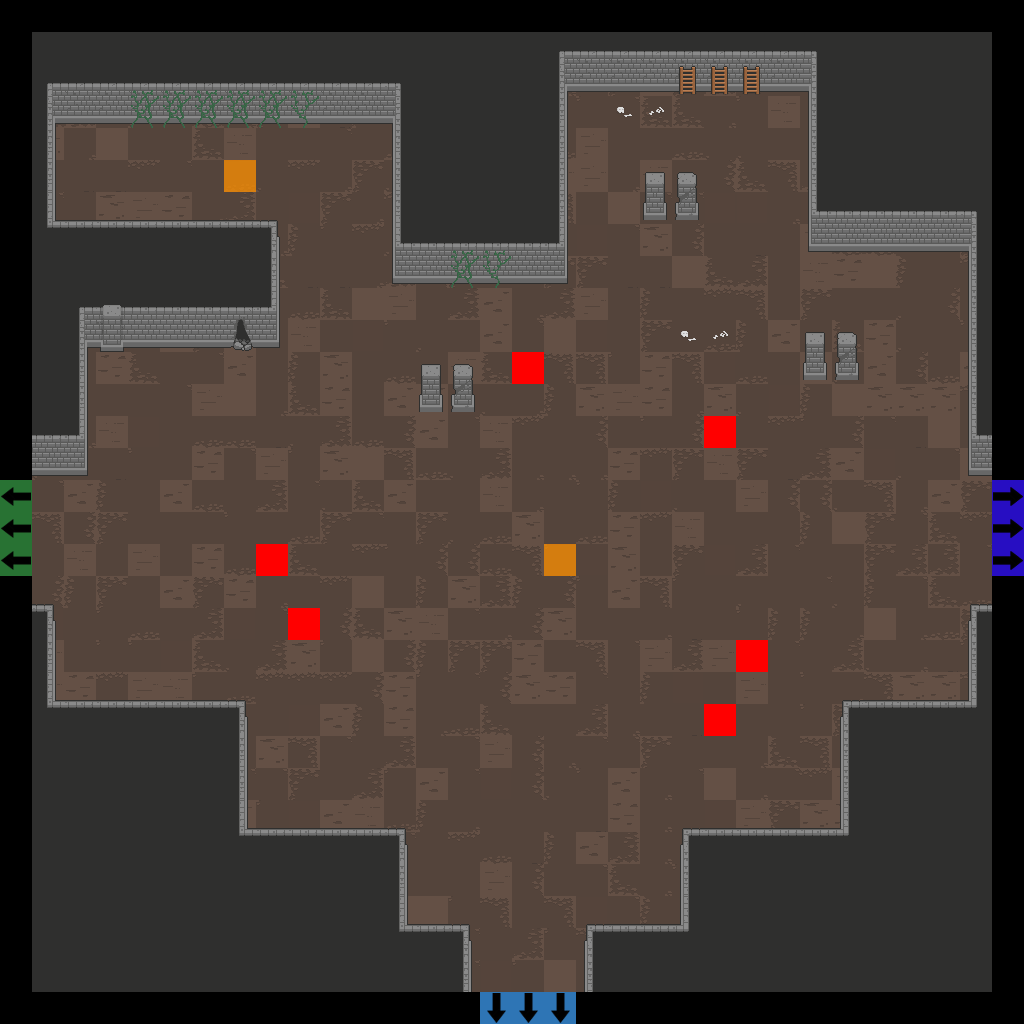

This is a level from a 2D game, rendered from its Tiled map with the project's own tilesets. A one-line summary and the map file follow, with tile-layer data summarised:
An orthogonal 32x32 tile map with 32x32 px tiles, 7 tile layers (Floor, Walls, Doors, Pillars, ...), 2 tilesets.

<map version="1.2" tiledversion="2019.04.18" orientation="orthogonal" renderorder="right-down" width="32" height="32" tilewidth="32" tileheight="32" infinite="0" nextlayerid="22" nextobjectid="1">
 <tileset firstgid="1" source="Dungeon_Tileset_2.tsx" />
 <tileset firstgid="321" source="flags.tsx" />
 <layer id="15" name="Floor" width="32" height="32">
  <data>[1024 cells, 900 non-empty, 30 distinct tile ids]</data>
 </layer>
 <layer id="16" name="Walls" width="32" height="32">
  <data>[1024 cells, 399 non-empty, 32 distinct tile ids]</data>
 </layer>
 <layer id="17" name="Doors" width="32" height="32">
  <data>[1024 cells, 0 non-empty, 0 distinct tile ids]</data>
 </layer>
 <layer id="18" name="Pillars" width="32" height="32">
  <data>[1024 cells, 12 non-empty, 4 distinct tile ids]</data>
 </layer>
 <layer id="19" name="Candles" width="32" height="32">
  <data>[1024 cells, 0 non-empty, 0 distinct tile ids]</data>
 </layer>
 <layer id="20" name="Debris" width="32" height="32">
  <data>[1024 cells, 23 non-empty, 7 distinct tile ids]</data>
 </layer>
 <layer id="21" name="Flags" width="32" height="32">
  <data>[1024 cells, 17 non-empty, 5 distinct tile ids]</data>
 </layer>
</map>
